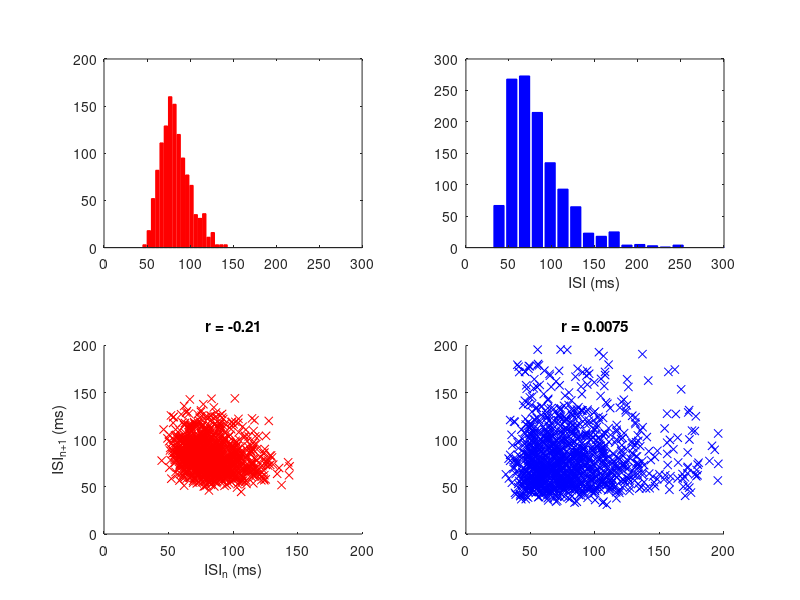
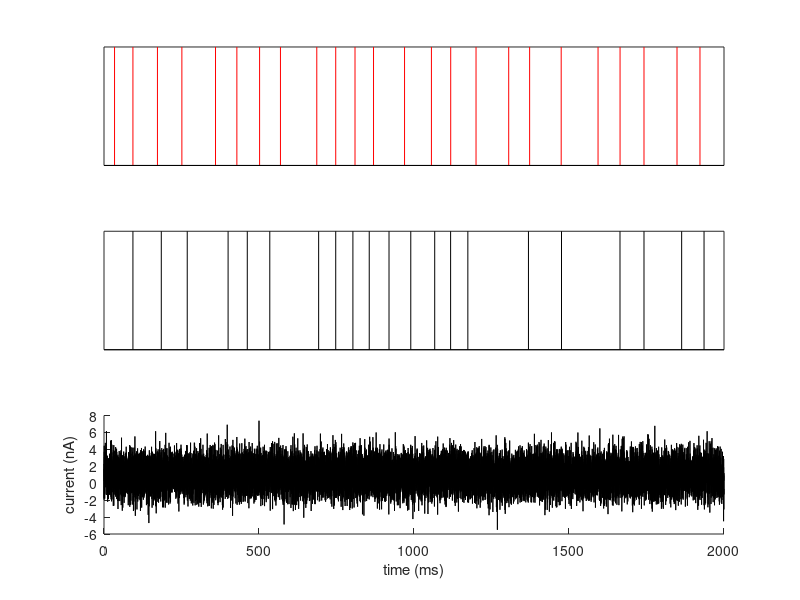

MATLAB code to generate these figures, in order:
%
%  Gabbiani & Cox, Mathematics for Neuroscientists
%

%% 
%simulate an integrate and fire neuron with a time-varying
%threshold that is incremented after an action potential and
%relaxes exponentially to its resting value,between action potentials

%Does the same thing for a static threshold and compares with the above
%model. Thiss is a modified version of lif1 and lif2

%integration time step in ms (0.1 ms)
dt = 0.1; 

%time vector; 100000 ms = 100 s
t_v = 0:dt:100000-dt;

%capacitance, nF
Cm = 2;

%current vector nA
i_v = ones(size(t_v));

%white noise vector nA
i_rnd = normrnd(0,1.5,1,length(t_v));
i_v = i_v + i_rnd;

%membrane potential vector mV
vm_v = zeros(size(t_v));

%threshold in mV
vm_thres0 = 8;

%increment in threshold for each spike in mV
thres_incr = 4;

%threshold recovery time constant ms
tau_t = 80; 

%threshold values during simulations
thres_v = zeros(size(t_v));
%initializes to baseline threshold 
thres_v(1) = vm_thres0;

%calculations to speed up the simulations
dtau_t1 = dt/tau_t;
t_fact = 1- dtau_t1;
t0_fact = vm_thres0*dtau_t1;

%spike vector
s_v = zeros(size(t_v));

%membrane time constant
tau_v = 20;
dtau_m1 = dt/tau_v;
m_fact = (1-dtau_m1);

%scale by dt to speed up computations
i_v_n = i_v*dt/Cm;

%integrate with forward euler
for k = 2:length(t_v)
    %membrane potential evolution
    vm_v(k) = vm_v(k-1)*m_fact + i_v_n(k-1);
    
    %threshold evolution
    thres_v(k) = thres_v(k-1)*t_fact + t0_fact;
    
    if (vm_v(k) > thres_v(k))
        vm_v(k) = 0; %reset
        s_v(k) = 1; %register spike
        thres_v(k) = thres_v(k) + thres_incr; %increment threshold
    end;
    
end;
    
%compute ISI serial correlation coefficient
spk_times = t_v(find(s_v>0.5));

isi_v = diff(spk_times);

mean_isi = mean(isi_v);

v1 = isi_v(2:end) - mean_isi;
v2 = isi_v(1:end-1) - mean_isi;

%compute the serial correlation coefficient from the 
%formulas in the lecture notes
scc1 = mean(v1.*v2)/(std(v1)*std(v2));

%%%%%%%%%%%%%%%%%%%%%%%
%
%static threshold model
%
%%%%%%%%%%%%%%%%%%%%%%%

%membrane potential vector mV
vm_s = zeros(size(t_v));

%threshold in mV; adjusted manually to 
vm_thress = 10.4;

%spike vector
s_s = zeros(size(t_v));

%integrate with forward euler
for k = 2:length(t_v)
    %membrane potential evolution
    vm_s(k) = vm_s(k-1)*m_fact + i_v_n(k-1);
    
    if (vm_s(k) > vm_thress)
        vm_s(k) = 0; %reset
        s_s(k) = 1; %register spike
    end;
    
end;
    
%compute ISI serial correlation coefficient
spk_times_s = t_v(find(s_s>0.5));

isi_s = diff(spk_times_s);

mean_isi_s = mean(isi_s);

v1_s = isi_s(2:end) - mean_isi_s;
v2_s = isi_s(1:end-1) - mean_isi_s;

%compute the serial correlation coefficient from the 
%formulas in the lecture notes
scc1_s = mean(v1_s.*v2_s)/(std(v1_s)*std(v2_s));

%%

h_f1 = figure; 
h_a1 = subplot(2,2,1);
[n,xout] = hist(isi_v,20);
h = bar(h_a1,xout,n);
set(h,'FaceColor','r');
set(h,'EdgeColor','r');
set(h_a1,'XLim',[0 300]);

h_a2 = subplot(2,2,2);
[n,xout] = hist(isi_s,20);
h = bar(h_a2,xout,n);
set(h,'FaceColor','b');
set(h,'EdgeColor','b');
set(h_a2,'XLim',[0 300]);
xlabel(h_a2,'ISI (ms)');

h_a3 = subplot(2,2,3);
line('Parent',h_a3,'XData',v2+mean_isi,'YData',v1+mean_isi,...
    'Marker','x','Color','r','LineStyle','none');
set(h_a3,'XLim',[0 200],'YLim',[0 200]);
xlabel(h_a3,'ISI_n (ms)');
ylabel(h_a3,'ISI_n_+_1 (ms)');
title_str = sprintf('r = %.2g',scc1);
title(h_a3,title_str);

h_a4 = subplot(2,2,4);
line('Parent',h_a4,'XData',v2_s+mean_isi_s,'YData',v1_s+mean_isi_s,...
    'Marker','x','Color','b','LineStyle','none');
set(h_a4,'XLim',[0 200],'YLim',[0 200]);
title_str = sprintf('r = %.2g',scc1_s);
title(h_a4,title_str);

%%

h_f2 = figure;
h_a5 = subplot(3,1,1);
t_pl = spk_times(find(spk_times<2000));
stem(h_a5,t_pl,ones(size(t_pl)),'Marker','none','Color','r');
set(h_a5,'XTickLabel',[],'XTick',[],'YTickLabel',[],'YTick',[]);

h_a6 = subplot(3,1,2);
t_pl_s = spk_times_s(find(spk_times_s<2000));
stem(h_a6,t_pl_s,ones(size(t_pl_s)),'Marker','none','Color','k');
set(h_a6,'XTickLabel',[],'XTick',[],'YTickLabel',[],'YTick',[]);

h_a7 = subplot(3,1,3);
tv_pl = t_v(find(t_v < 2000));
wn_pl = i_v(find(t_v < 2000));
line('Parent',h_a7,'XData',tv_pl,'YData',wn_pl);
xlabel(h_a7,'time (ms)');
ylabel(h_a7,'current (nA)');

%print(handles.figure1,'-depsc','neg_corr.eps'); 
